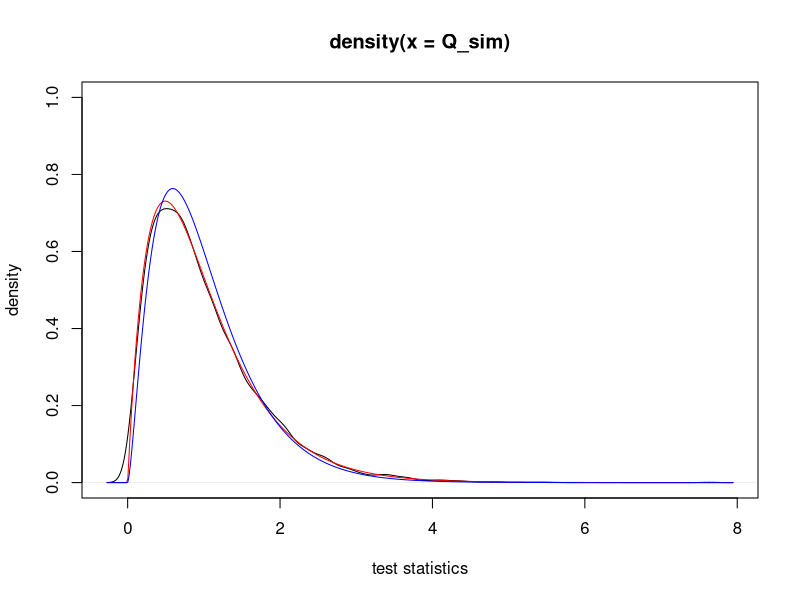

Source code (R):
## Sampling distribution of i independent means withoud difference
mu <- sample(1:7,1) ## pick up one random number as mu
i <- 5 ## number of groups
j <- 30 ## number of participants in each group
range_a <- 0 ## there is no difference among groups
mean_res <- 5 ## set up the mean of residuals

Q_sim <- NULL

## Accumulating simulated quntities of F test
for(k in 1:10000){
## Setting of pseudo effects and residuals
a <- rep(range_a, i) ## group differences to grand mean
res <- rnorm(i*j, mean_res, 1) ## participant's residual 

## Making of pseudo data
data <- data.frame(y = mu + a + res, x = rep(seq(1:i),j))

group_means <- with(data, tapply(y,x,mean)) 
grand_mean <- mean(data$y)

## Compute the test statistics
SS_Group <- j*sum((group_means - grand_mean)^2)
MS_Group <- SS_Group/(i-1)

SS_Res <- sum((data$y - rep(group_means,j))^2)
MS_Res <- SS_Res/(i*(j-1))

Q_sim <- c(Q_sim,MS_Group/MS_Res)

k = k+1
}

## Draw the sampling distribution of MSG/MSR
plot(density(Q_sim),xlab="test statistics",ylab="density",ylim=c(0,1))
## Compare the sampling distribution(black) and theoretical distributions (red, blue)
lines(density(Q_sim)$x, df(density(Q_sim)$x, df1=(i-1),df2=(i*(j-1))),col="red")
lines(density(Q_sim)$x, df(density(Q_sim)$x, df1=i,df2=i*j),col="blue")

## SS of sampling and probability functions(F distributions)
sum((density(Q_sim)$y - df(density(Q_sim)$x, df1=(i-1),df2=(i*(j-1))))^2 )
sum((density(Q_sim)$y - df(density(Q_sim)$x, df1=i,df2=i*j))^2 )

## Draw the sampling distribution of MSG/MSR
#hist(Q_sim, freq=FALSE)
## Compute the accumulated frequencies of distributions
#sampling <- hist(Q_sim, plot = FALSE)
## Plot of sampling distribution
#sampling_density <- sampling$counts/sum(sampling$counts)
#plot(sampling_density,type = "h",xlab="test statistics",ylab="density",ylim=c(0,1))
#lines(df(sampling$breaks, df1=(i-1),df2=(i*(j-1))),col="red")
#lines(df(sampling$breaks, df1=i,df2=i*j),col="blue")

#sum((sampling_density - df(sampling$breaks, df1=(i-1),df2=(i*(j-1))) )[-1]^2)
#sum((sampling_density - df(sampling$breaks, df1=i,df2=i*j)[-1]^2))

## Estimation of Type 1 Error: ANOVA
paste("Estimated Type 1 error by exact degree freedom:",sum(Q_sim > qf(.95,df1=(i-1),df2=i*(j-1)))/length(Q_sim))
paste("Estimated Type 1 error by alternative degree freedom:",sum(Q_sim > qf(.95,df1=i,df2=i*j))/length(Q_sim))


## Estimation of Type 1 Error: t test

T_sim <- NULL
## Accumulating simulated quntities of t test
for(k in 1:10000){
  ## Setting of pseudo effects and residuals
  a <- rep(range_a, i) ## group differences to grand mean
  res <- rnorm(i*j, mean_res, 1) ## participant's residual 
  
  ## Making of pseudo data
  data <- data.frame(y = mu + a + res, x = rep(seq(1:i),j))
  
  tmp <- NULL
  for(c in 1:dim(gtools::combinations(i,2))[1]) {
    p <- gtools::combinations(i,2)[c,]
    tmp <- c(tmp, unlist(with(data=data[data$x %in% p,],t.test(y~x)))["p.value"] < .05)
  }
  
  T_sim <- c(T_sim, sum(tmp))
  
  k = k+1
}

mean(T_sim)


#unlist(with(data=data[data$x %in% c(1,2),],t.test(y~x)))["p.value"] < .05,
#unlist(with(data=data[data$x %in% c(1,3),],t.test(y~x)))["p.value"] < .05,
#unlist(with(data=data[data$x %in% c(1,4),],t.test(y~x)))["p.value"] < .05,
#unlist(with(data=data[data$x %in% c(1,5),],t.test(y~x)))["p.value"] < .05,
#unlist(with(data=data[data$x %in% c(2,3),],t.test(y~x)))["p.value"] < .05,
#unlist(with(data=data[data$x %in% c(2,4),],t.test(y~x)))["p.value"] < .05,
#unlist(with(data=data[data$x %in% c(2,5),],t.test(y~x)))["p.value"] < .05,
#unlist(with(data=data[data$x %in% c(3,4),],t.test(y~x)))["p.value"] < .05,
#unlist(with(data=data[data$x %in% c(3,5),],t.test(y~x)))["p.value"] < .05,
#unlist(with(data=data[data$x %in% c(4,5),],t.test(y~x)))["p.value"] < .05
